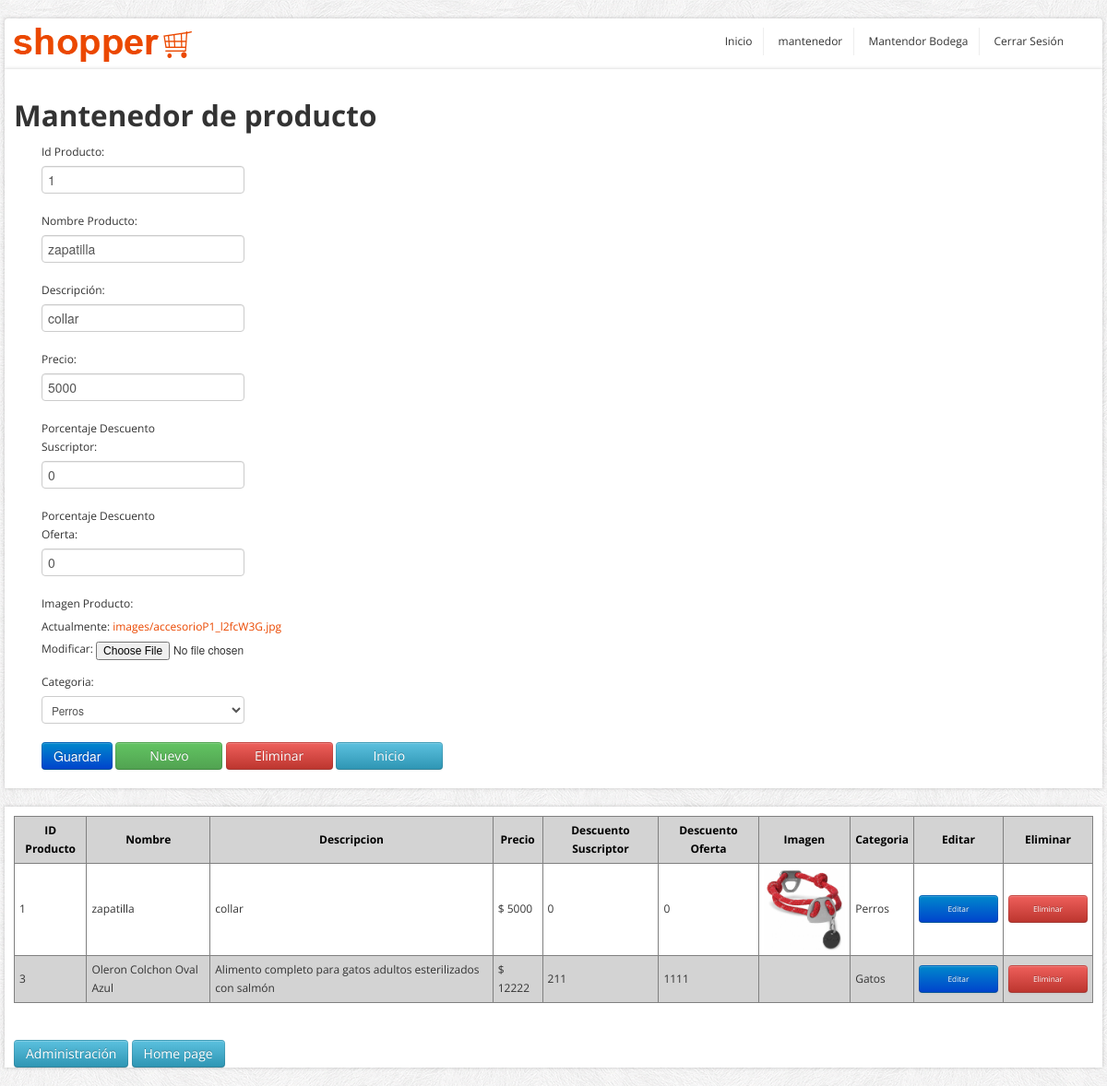
The app's page /maestro_producto/upd/1 with its own data.
### core/models.py (models this page shows, shortened)
class Producto(models.Model):
    idProducto = models.IntegerField(primary_key=True, verbose_name="Id Producto")
    nomProducto = models.CharField(max_length=80, blank=False, null=False, verbose_name="Nombre Producto")
    descripcion = models.CharField(max_length=300, null=True, blank=True, verbose_name="Descripción")
    precio = models.IntegerField(verbose_name="Precio")
    porcDesctoSubscriptor = models.IntegerField(blank=False, null=False, default=0,verbose_name="Porcentaje Descuento Suscriptor")
    porcDesctoOferta = models.IntegerField(blank=False, null=False, default=0,verbose_name="Porcentaje Descuento Oferta")
    imagen = models.ImageField(upload_to="images/", default="sinfoto.jpg", null=False, blank=False, verbose_name="Imagen Producto")
    cantidad= models.IntegerField(blank=False, null=False, default=0,verbose_name="Cantidad")
    categoria = models.ForeignKey(Categoria, on_delete=models.DO_NOTHING)

class Categoria(models.Model):
    idCategoria = models.IntegerField(primary_key=True, verbose_name="Id de categoría")
    nombreCategoria = models.CharField(max_length=80, blank=False, null=False, verbose_name="Nombre de la categoría")
    def __str__(self):
        return self.nombreCategoria

### core/views.py (the view, shortened to what this page needs)
# urls.py: path('maestro_producto/<action>/<id>', maestro_producto, name="maestro_producto"),
def maestro_producto(request, action, id):
    data = {"mesg": "", "form": ProductoForm, "action": action, "id": id}
    if action == 'ins':
        if request.method == "POST":
            form = ProductoForm(request.POST, request.FILES)
            if form.is_valid:
                try:
                    form.save()
                    data["mesg"] = "¡El Producto fue creado correctamente!"
                except:
                    data["mesg"] = "¡No se puede crear dos Productos con el mismo ID!"
    elif action == 'upd':
        objeto = Producto.objects.get(idProducto=id)
        if request.method == "POST":
            form = ProductoForm(data=request.POST, files=request.FILES, instance=objeto)
            if form.is_valid:
                form.save()
                data["mesg"] = "¡El Producto fue actualizado correctamente!"
        data["form"] = ProductoForm(instance=objeto)
    data["list"] = Producto.objects.all().order_by('idProducto')
    return render(request, "core/maestro_producto.html", data)

### core/forms.py
class ProductoForm(ModelForm):
    class Meta:
        model = Producto
        fields = ['idProducto','nomProducto', 'descripcion', 'precio','porcDesctoSubscriptor','porcDesctoOferta','imagen', 'categoria']

### core/templates/core/maestro_producto.html (shortened to what this page needs)
{% load static %}
<!DOCTYPE html>
<html lang="en">
	<head>
		<link href="../../static/core/css/bootstrap/css/bootstrap.min.css" rel="stylesheet">
		<link href="../../static/core/css/bootstrap/css/bootstrap-responsive.min.css" rel="stylesheet">
		<link href="../../static/core/css/themes/css/bootstrappage.css" rel="stylesheet"/>
		<link href="../../static/core/css/themes/css/flexslider.css" rel="stylesheet"/>
		<link href="../../static/core/css/themes/css/main.css" rel="stylesheet"/>
		<link href="{% static 'core/css/forms.css'%}" rel="stylesheet">
	</head>
    <body>
		<div id="top-bar" class="container">
			<div class="row container-fluid">
					<ul class="user-menu">
						<div class="pull-left">
							<a href="index.html" class="logo pull-left"><img src="../../static/core/css/themes/images/logo.png" class="site_logo" alt=""></a>
						</div>
						<div class="pull-right">
							<li><a href="{% url 'mainAdministrador' %}">Inicio</a></li>
							<li><a href="{% url 'maestro_producto' 'ins' -1 %}">mantenedor</a></li>
							<li><a href="{% url 'maestro_bodega' 'ins' -1 %}">Mantendor Bodega</a></li>
							<li><a href="{% url 'cerrar_sesion' %}">Cerrar Sesión</a></li>
						</div>
					</ul>
			</div>
		</div>
		<div id="wrapper" class="container">
			<section class="main-content">
			    <br>
				<h2><span>Mantenedor de producto</span></h2>
                <div class="span5">
					{% if form %}
					<form method="POST" action="" enctype="multipart/form-data" id="formulario">
						<div class="form-group">
							{% csrf_token %} {{ form.as_p }}
						</div>
						<input type="submit" class="btn btn-primary btnwidth" id="id_guardar" value="Guardar">
						<a class="btn btn-success btnwidth" href="{% url 'maestro_producto' 'ins' -1 %}">Nuevo</a>
						{% if id != '-1' %}
						<a class="btn btn-danger btnwidth" href="{% url 'maestro_producto' 'del' id %}">Eliminar</a>
						{% endif %}
						<a class="btn btn-info btnwidth" href="{% url 'home' %}">Inicio</a>
					</form>
					{% endif %}
				</div>
			</section>
		</div>
		<div id="wrapper" class="container">
			<section class="main-content">
				{% if list %}
				<table id="tabla_datos">
					<thead>
						<tr>
							<th>ID Producto</th>
							<th>Nombre</th>
							<th>Descripcion</th>
							<th>Precio</th>
							<th>Descuento Suscriptor</th>
							<th>Descuento Oferta</th>
							<th>Imagen</th>
							<th>Categoria</th>
							<th class="titulo_boton">Editar</th>
							<th class="titulo_boton">Eliminar</th>
						</tr>
					</thead>
					<tbody>
						{% for pro in list %}
						<tr>
							<td>{{ pro.idProducto }}</td>
							<td>{{ pro.nomProducto }}</td>
							<td>{{ pro.descripcion }}</td>
							<td>$ {{ pro.precio }}</td>
							<td>{{ pro.porcDesctoSubscriptor }}</td>
							<td>{{ pro.porcDesctoOferta }}</td>
							<td><img src="/media/{{ pro.imagen }}" class="mini_auto" alt=""></td>
							<td>{{ pro.categoria }}</td>
							<td><a href="{% url 'maestro_producto' 'upd' pro.idProducto %}"
								class="btn btn-primary btn-sm boton_chico">Editar</a></td>
							<td><a href="{% url 'maestro_producto' 'del' pro.idProducto %}"
								class="btn btn-danger btn-sm boton_chico">Eliminar</a></td>
						</tr>
						{% endfor %}
					</tbody>
				</table>
				{% endif %}
				<br>
				<a href="http://127.0.0.1:8000/admin" class="btn btn-info btn-sm">Administración</a>
				<a href="{% url 'home' %}" class="btn btn-info btn-sm">Home page</a>
			</section>
		</div>
    </body>
</html>

### core/static/core/css/themes/css/main.css (style rules this page uses)
body { font-size: 12px; font-family: 'Open Sans', arial, tahoma, sans-serif; background:url(../images/bg.png) repeat 0 0 fixed; }
label, input, button, select, textarea { font-size: 12px; }
ul li a,a { color:#333; outline:0; -webkit-transition: all 0.2s linear; -moz-transition: all 0.2s linear; -o-transition: all 0.2s linear; -ms-transition: all 0.2s linear; transition: all 0.2s linear; }
a { color:#eb4800; }
#wrapper,#top-bar { background: #fff; margin: 20px auto 20px auto; box-shadow: 0px 0px 4px 0px rgba(0, 0, 0, 0.2); -moz-box-shadow: 0px 0px 4px 0px rgba(0, 0, 0, 0.2); -webkit-box-shadow: 0px 0px 4px 0px rgba(0, 0, 0, 0.2); padding:0px 10px; }
#top-bar { background-color:#fff; padding:10px; margin: 20px auto -22px auto; -webkit-border-radius: 4px; -moz-border-radius: 4px; border-radius: 4px; }
#top-bar .user-menu { margin-left: 10px; padding: 0; list-style: none; }
#top-bar .user-menu li { display: inline-block; *display: inline; zoom: 1; border-right: 1px solid #eee; padding: 5px 12px; }
#top-bar .user-menu li:last-child { border-right:0; }

### core/static/core/css/forms.css (style rules this page uses)
#formulario label { width: 150px; }
.btnwidth { width: 90px; }
#tabla_datos { width: 100%; margin: auto; border-collapse: collapse; border: 1px solid gray; margin-top: 10px; margin-bottom: 20px; }
#tabla_datos th, td { border: 1px solid gray; padding: 5px; }
#tabla_datos th { background-color: lightgray; color: black; }
#tabla_datos tr:nth-child(even) { background-color: lightgray; }
.titulo_boton { width: 65; }
.boton_chico { font-size: 0.7em; width: 60px; }
.mini_auto { width: 100px; }

### records on screen
Producto: idProducto "1", nomProducto "zapatilla", descripcion "collar", precio "5000", porcDesctoSubscriptor "0", porcDesctoOferta "0", categoria "Perros", imagen (picture)
Producto: idProducto "3", nomProducto "Oleron Colchon Oval Azul", descripcion "Alimento completo para gatos adultos esterilizados con salmón", precio "12222", porcDesctoSubscriptor "211", porcDesctoOferta "1111", categoria "Gatos"
